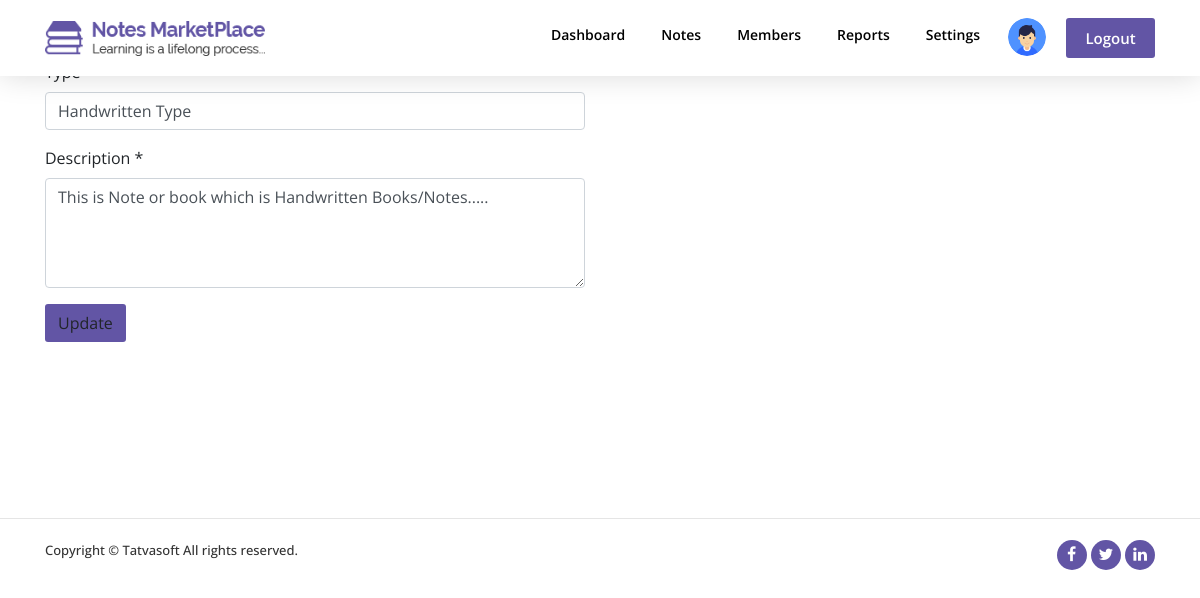
/Admin/Edit_Type.php?type_id=1 (signed in), run on the app's committed database.
### tables this page shows
CREATE TABLE `note_type` (
  `type_id` int(11) NOT NULL,
  `type_name` varchar(100) NOT NULL,
  `type_description` varchar(255) NOT NULL,
  `created_date` datetime DEFAULT current_timestamp(),
  `created_by` int(11) DEFAULT NULL,
  `modified_date` datetime DEFAULT current_timestamp(),
  `modified_by` int(11) DEFAULT NULL,
  `is_active` bit(1) NOT NULL DEFAULT b'1'
);

### Front/include/db_connection.php (called while the page is built, shortened)
<?php
    $connection = mysqli_connect(DB_HOST, DB_USER,DB_PASS,DB_NAME);
    function query($query){
        global $connection;
        return mysqli_query($connection, $query);
    }
    function fetch_array($result){
        return mysqli_fetch_array($result);
    }
?>

### Admin/Edit_Type.php (the view, shortened to what this page needs)
<?php include "Admin-page-header.php"; ?>
<?php
    if(isset($_GET['type_id'])){
        $type_id_edit = $_GET['type_id'];
        $select_type_query = "SELECT * FROM note_type WHERE type_id = $type_id_edit";
        $check_select_type_query = query($select_type_query);
        $row = fetch_array($check_select_type_query);
        $type_name = $row['type_name'];
        $type_description = $row['type_description'];
        ?>
    <?php include "Admin_Navigation.php"; ?>
    <section class="add-type-heading">
        <div class="container">
            <div class="row">
                <div class="col-md-12">
                     <h3 id="heading-add-category">Edit Type</h3>
                </div>
            </div>
        </div>
    </section>
    <section id="add-type-form-section">
        <div class="container">
            <form class="add-type-form" action="" method="post">
                <div class="row">
                    <div class="col-md-6">
                        <div class="form-group">
                            <label for="Type">Type *</label>
                            <input type="text" name="type_name" class="form-control" id="add-type-name" placeholder="Enter Type" value="<?php echo $type_name; ?>" required>
                        </div>
                        <div class="form-group">
                            <label for="Description">Description *</label>
                            <textarea name="type_desc" class="form-control" id="type-description" rows="4" placeholder="Enter your description" required><?php echo $type_description; ?></textarea>
                        </div>
                    </div>
                </div>
                <div class="row">
                    <div class="col-md-12">
                        <div id="add-type-submit-btn">
                            <button type="submit" name="type_update" class="btn btn-gneral btn-purple">Update</button>
                        </div>
                    </div>
                </div>
            </form>
        </div>
    </section>
<br/><br/><br/><br/><br/><br/>
<?php include "Admin-page-footer.php"; ?>
<?php
    }
else {
    redirect('Manage-Type.php');
}
?>

### Admin/css/style.css (style rules this page uses)
body { font-family: 'Open Sans', sans-serif; margin: 0; }
.btn-purple { background: #6255a5; border-radius: 3px; }
#heading-add-category { font-size: 35px; font-weight: bold; color: #6255a5; padding-top: 80px; padding-left: 20px; }

### data on the page
note_type: type_name "Handwritten Type", type_desc "This is Note or book which is Handwritten Books/Notes....."
